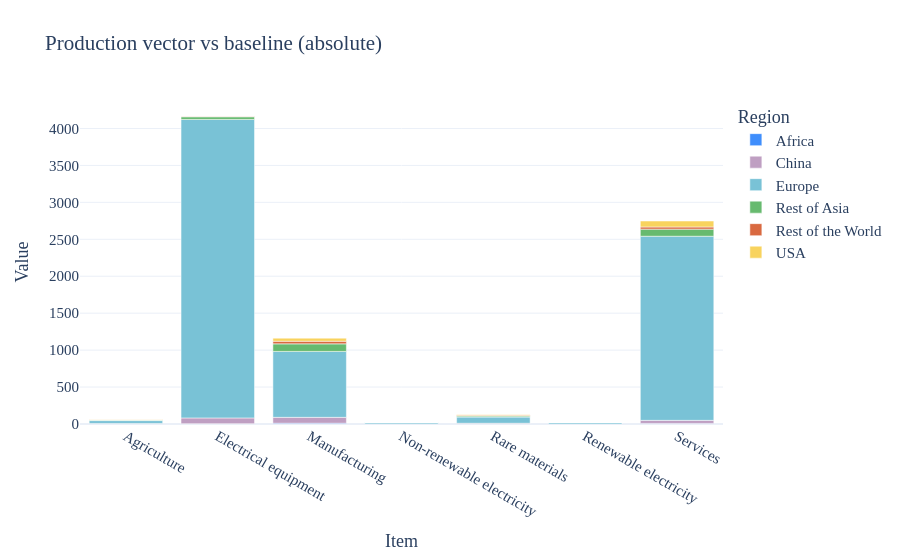

Notebook cell for this chart:
### Code cell
fig = db.plot(
    matrix="X",
    scenarios=["Europeans buy more GPU"],
    x = "Item",
    color = "Region",
    base_scenario="baseline",
    difference="absolute",
    path=False
)
fig

### Figure 1 — Plotly figure (JSON) as saved in the notebook; plotly's stock layout.template omitted (floating-point values rounded to 4 significant figures)
{"data": [{"hovertemplate": "Region=Africa<br>Item=%{x}<br>Value=%{y}<extra></extra>", "legendgroup": "Africa", "marker": {"color": "#3F8EFC", "pattern": {"shape": ""}}, "name": "Africa", "orientation": "v", "showlegend": true, "textposition": "auto", "type": "bar", "x": ["Agriculture", "Electrical equipment", "Manufacturing", "Non-renewable electricity", "Rare materials", "Renewable electricity", "Services"], "xaxis": "x", "y": [1.6, 4.064, 11.02, 0.115, 1.293, 0.0498, 7.92], "yaxis": "y"}, {"hovertemplate": "Region=China<br>Item=%{x}<br>Value=%{y}<extra></extra>", "legendgroup": "China", "marker": {"color": "#BF9FC2", "pattern": {"shape": ""}}, "name": "China", "orientation": "v", "showlegend": true, "textposition": "auto", "type": "bar", "x": ["Agriculture", "Electrical equipment", "Manufacturing", "Non-renewable electricity", "Rare materials", "Renewable electricity", "Services"], "xaxis": "x", "y": [6.166, 78.05, 79.3, 1.461, 8.995, 0.5206, 41.54], "yaxis": "y"}, {"hovertemplate": "Region=Europe<br>Item=%{x}<br>Value=%{y}<extra></extra>", "legendgroup": "Europe", "marker": {"color": "#79C2D6", "pattern": {"shape": ""}}, "name": "Europe", "orientation": "v", "showlegend": true, "textposition": "auto", "type": "bar", "x": ["Agriculture", "Electrical equipment", "Manufacturing", "Non-renewable electricity", "Rare materials", "Renewable electricity", "Services"], "xaxis": "x", "y": [38.57, 4040.0, 892.1, 17.35, 83.94, 19.04, 2492.0], "yaxis": "y"}, {"hovertemplate": "Region=Rest of Asia<br>Item=%{x}<br>Value=%{y}<extra></extra>", "legendgroup": "Rest of Asia", "marker": {"color": "#67BA6F", "pattern": {"shape": ""}}, "name": "Rest of Asia", "orientation": "v", "showlegend": true, "textposition": "auto", "type": "bar", "x": ["Agriculture", "Electrical equipment", "Manufacturing", "Non-renewable electricity", "Rare materials", "Renewable electricity", "Services"], "xaxis": "x", "y": [7.525, 35.88, 102.2, 0.9392, 12.81, 0.1993, 96.09], "yaxis": "y"}, {"hovertemplate": "Region=Rest of the World<br>Item=%{x}<br>Value=%{y}<extra></extra>", "legendgroup": "Rest of the World", "marker": {"color": "#D96940", "pattern": {"shape": ""}}, "name": "Rest of the World", "orientation": "v", "showlegend": true, "textposition": "auto", "type": "bar", "x": ["Agriculture", "Electrical equipment", "Manufacturing", "Non-renewable electricity", "Rare materials", "Renewable electricity", "Services"], "xaxis": "x", "y": [4.466, 7.852, 35.27, 0.3651, 11.91, 0.4376, 29.39], "yaxis": "y"}, {"hovertemplate": "Region=USA<br>Item=%{x}<br>Value=%{y}<extra></extra>", "legendgroup": "USA", "marker": {"color": "#F8D35E", "pattern": {"shape": ""}}, "name": "USA", "orientation": "v", "showlegend": true, "textposition": "auto", "type": "bar", "x": ["Agriculture", "Electrical equipment", "Manufacturing", "Non-renewable electricity", "Rare materials", "Renewable electricity", "Services"], "xaxis": "x", "y": [2.25, 0.055, 42.42, 0.2648, 4.566, 0.05833, 80.38], "yaxis": "y"}], "layout": {"barmode": "relative", "font": {"family": "Verdana", "size": 15}, "legend": {"title": {"text": "Region"}, "tracegroupgap": 0}, "title": {"text": "Production vector vs baseline (absolute)"}, "xaxis": {"anchor": "y", "domain": [0, 1], "title": {"text": "Item"}}, "yaxis": {"anchor": "x", "domain": [0, 1], "title": {"text": "Value"}}}}
